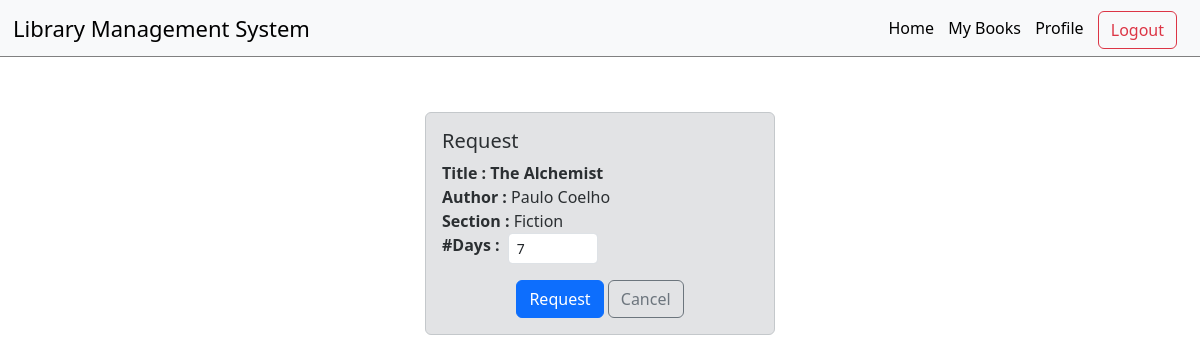
The page /book/1/request (signed in) on the database its author committed.
### models.py (models this page shows)
class Books(db.Model):
    id = db.Column(db.Integer, primary_key = True)
    title = db.Column(db.String, nullable = False)
    author = db.Column(db.String, nullable = False)
    content = db.Column(db.String)
    added_on = db.Column(db.DateTime, nullable = False)
    price = db.Column(db.Float, nullable = False)
    section_id = db.Column(db.Integer, db.ForeignKey("sections.id"))
    borrows = db.relationship('Borrowings', backref = 'book', cascade = 'all, delete')
    bought  = db.relationship('Buys', backref = 'book', cascade = 'all, delete')
    reqst  = db.relationship('Requests', backref = 'book', cascade = 'all, delete')
    reviews = db.relationship('Reviews', backref = 'book', cascade = 'all, delete')

class Sections(db.Model):
    id = db.Column(db.Integer, primary_key=True)
    name = db.Column(db.String, unique=True, nullable = False)
    description = db.Column(db.String)
    created_on = db.Column(db.DateTime, nullable = False)
    books = db.relationship('Books', backref = 'section', cascade = 'all, delete')

### routes.py (the view)
@app.route('/book/<int:id>/request', methods=['GET', 'POST'])
@login_required
def request_book(id):
    user = Users.query.get(session['user_id'])
    if user_book_limit() >= 5:
        flash('You have reached limit (max no. of books=5)', category='error')
        return redirect(url_for('show_book', id=id))
    req = Requests.query.filter_by(user_id=session['user_id'], book_id=id).first()
    if req:
        return redirect(url_for('show_book', id=id))
    if request.method == "POST":
        no_of_days = request.form.get("days")
        req = Requests(user_id=session['user_id'], book_id=id, no_of_days=no_of_days)
        db.session.add(req)
        db.session.commit()
        return redirect(url_for('show_book', id=id))
    book = Books.query.get(id)
    if not book:
        flash("Book does not exists!!", category="error")
        return redirect(url_for('index'))
    return render_template('request.html', book=book, user=user)

### func.py (called while the page is built)
def user_book_limit():
    req = Requests.query.filter_by(user_id=session['user_id']).all()
    borrow = Borrowings.query.filter_by(user_id=session['user_id'], returned_on=None).all()
    n = len(req)+len(borrow)
    return n

### routes.py (called while the page is built)
def login_required(func):
    @wraps(func)
    def inner(*args, **kwargs):
        if "user_id" not in session:
            flash("Please login to continue!!", category="error")
            return redirect(url_for('login'))
        return func(*args, **kwargs)
    return inner

### templates/request.html (shortened to what this page needs)
{% extends 'layout.html' %}
{% block content %}
<div class="alert alert-secondary" role="alert">
    <h5 class="alert-heading">Request</h5>
    <form action="" method="post">
        <p >
            <strong>Title : {{book.title}}</strong> <br>
            <strong>Author : </strong>{{book.author}} <br>
            <strong>Section : </strong>{{book.section.name}} <br>
            <label for="days" class="d-flex gap-2">
            <strong>#Days : </strong>
            <input class="form-control form-control-sm" style="width: min-content;" type="number" value="7" min="1" max="30" name="days" id="days">
        </label>
        </p>
        <div id="btn-grp">
        <input type="Submit" class="btn btn-primary" value="Request">
        <a href="{{url_for('show_book', id=book.id)}}" class="btn btn-outline-secondary">Cancel</a>
        </div>
    </form>
</div>
{% endblock %}

### templates/request.html (style rules this page uses)
.alert { margin: auto; margin-top: 10%; width : 350px }
#btn-grp { text-align:center; }

### rows shown on the page
Books: title "The Alchemist", author "Paulo Coelho"
Sections: section.name "Fiction"
